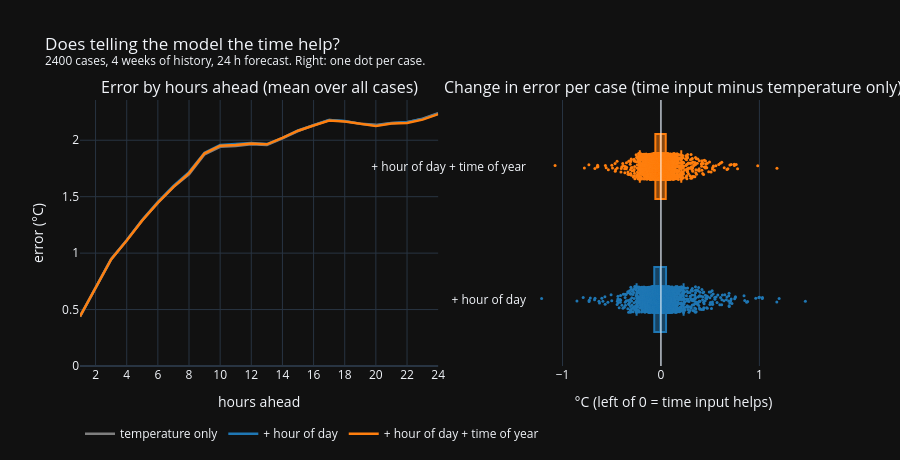

Notebook cell for this chart:
### Code cell
fig = make_subplots(rows=1, cols=2, column_widths=[0.55, 0.45], horizontal_spacing=0.12,
                    subplot_titles=["Error by hours ahead (mean over all cases)",
                                    "Change in error per case (time input minus temperature only)"])
for s, label in TIME_SETUPS.items():
    fig.add_trace(go.Scatter(x=np.arange(1, H + 1), y=terr[s].mean(axis=0), mode="lines", name=label,
                             line={"color": TIME_COLORS[s], "width": 2.5},
                             hovertemplate="%{x} h ahead: %{y:.2f} °C<extra>" + label + "</extra>"), row=1, col=1)
for s in ["hour", "hour_year"]:
    d = terr[s].mean(axis=1) - terr["none"].mean(axis=1)
    fig.add_trace(go.Box(x=d, name=TIME_SETUPS[s], marker={"color": TIME_COLORS[s], "size": 3}, line={"color": TIME_COLORS[s]},
                         boxpoints="all", jitter=0.4, pointpos=0, showlegend=False, orientation="h",
                         hovertemplate="%{x:+.2f} °C<extra></extra>"), row=1, col=2)
fig.add_vline(x=0, line={"color": "white", "width": 1}, row=1, col=2)
fig.update_xaxes(title_text="hours ahead", dtick=2, row=1, col=1)
fig.update_yaxes(title_text="error (°C)", rangemode="tozero", row=1, col=1)
fig.update_xaxes(title_text="°C (left of 0 = time input helps)", row=1, col=2)
fig.update_layout(height=460, template="plotly_dark", legend={"orientation": "h", "y": -0.2},
                  title=f"Does telling the model the time help?<br><sup>{len(cases)} cases, 4 weeks of history, "
                        "24 h forecast. Right: one dot per case.</sup>")
fig.write_html(FIG / "exp2_time_inputs.html", include_plotlyjs="cdn")
fig.show()

### Figure 1 — Plotly figure (JSON) as saved in the notebook; plotly's stock layout.template omitted (floating-point values rounded to 4 significant figures; data arrays with more than 128 entries replaced by an {"elided": "..."} marker saying what was removed)
{"data": [{"hovertemplate": "%{x} h ahead: %{y:.2f} °C<extra>temperature only</extra>", "line": {"color": "#7f7f7f", "width": 2.5}, "mode": "lines", "name": "temperature only", "type": "scatter", "x": [1, 2, 3, 4, 5, 6, 7, 8, 9, 10, 11, 12, 13, 14, 15, 16, 17, 18, 19, 20, 21, 22, 23, 24], "xaxis": "x", "y": [0.4365, 0.6974, 0.9488, 1.113, 1.291, 1.446, 1.586, 1.698, 1.875, 1.942, 1.948, 1.964, 1.959, 2.016, 2.082, 2.133, 2.178, 2.169, 2.147, 2.136, 2.153, 2.16, 2.19, 2.239], "yaxis": "y"}, {"hovertemplate": "%{x} h ahead: %{y:.2f} °C<extra>+ hour of day</extra>", "line": {"color": "#1f77b4", "width": 2.5}, "mode": "lines", "name": "+ hour of day", "type": "scatter", "x": [1, 2, 3, 4, 5, 6, 7, 8, 9, 10, 11, 12, 13, 14, 15, 16, 17, 18, 19, 20, 21, 22, 23, 24], "xaxis": "x", "y": [0.4394, 0.6987, 0.9443, 1.115, 1.295, 1.454, 1.595, 1.718, 1.889, 1.957, 1.966, 1.976, 1.966, 2.021, 2.087, 2.135, 2.18, 2.17, 2.145, 2.13, 2.15, 2.16, 2.187, 2.235], "yaxis": "y"}, {"hovertemplate": "%{x} h ahead: %{y:.2f} °C<extra>+ hour of day + time of year</extra>", "line": {"color": "#ff7f0e", "width": 2.5}, "mode": "lines", "name": "+ hour of day + time of year", "type": "scatter", "x": [1, 2, 3, 4, 5, 6, 7, 8, 9, 10, 11, 12, 13, 14, 15, 16, 17, 18, 19, 20, 21, 22, 23, 24], "xaxis": "x", "y": [0.4389, 0.699, 0.9448, 1.112, 1.29, 1.447, 1.587, 1.709, 1.884, 1.952, 1.958, 1.972, 1.964, 2.022, 2.085, 2.13, 2.175, 2.165, 2.143, 2.127, 2.148, 2.153, 2.183, 2.232], "yaxis": "y"}, {"boxpoints": "all", "hovertemplate": "%{x:+.2f} °C<extra></extra>", "jitter": 0.4, "line": {"color": "#1f77b4"}, "marker": {"color": "#1f77b4", "size": 3}, "name": "+ hour of day", "orientation": "h", "pointpos": 0, "showlegend": false, "type": "box", "x": {"elided": "2400 float values"}, "xaxis": "x2", "yaxis": "y2"}, {"boxpoints": "all", "hovertemplate": "%{x:+.2f} °C<extra></extra>", "jitter": 0.4, "line": {"color": "#ff7f0e"}, "marker": {"color": "#ff7f0e", "size": 3}, "name": "+ hour of day + time of year", "orientation": "h", "pointpos": 0, "showlegend": false, "type": "box", "x": {"elided": "2400 float values"}, "xaxis": "x2", "yaxis": "y2"}], "layout": {"annotations": [{"font": {"size": 16}, "showarrow": false, "text": "Error by hours ahead (mean over all cases)", "x": 0.242, "xanchor": "center", "xref": "paper", "y": 1.0, "yanchor": "bottom", "yref": "paper"}, {"font": {"size": 16}, "showarrow": false, "text": "Change in error per case (time input minus temperature only)", "x": 0.802, "xanchor": "center", "xref": "paper", "y": 1.0, "yanchor": "bottom", "yref": "paper"}], "height": 460, "legend": {"orientation": "h", "y": -0.2}, "shapes": [{"line": {"color": "white", "width": 1}, "type": "line", "x0": 0, "x1": 0, "xref": "x2", "y0": 0, "y1": 1, "yref": "y2 domain"}], "title": {"text": "Does telling the model the time help?<br><sup>2400 cases, 4 weeks of history, 24 h forecast. Right: one dot per case.</sup>"}, "xaxis": {"anchor": "y", "domain": [0.0, 0.484], "dtick": 2, "title": {"text": "hours ahead"}}, "xaxis2": {"anchor": "y2", "domain": [0.604, 1.0], "title": {"text": "°C (left of 0 = time input helps)"}}, "yaxis": {"anchor": "x", "domain": [0.0, 1.0], "rangemode": "tozero", "title": {"text": "error (°C)"}}, "yaxis2": {"anchor": "x2", "domain": [0.0, 1.0]}}}
